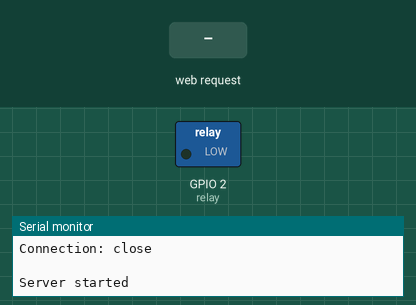
The sketch below on a simulated ESP8266 (NodeMCU). On the bench: switched loads named in the sketch (green lamp = pin HIGH), the last lines printed to the serial monitor. The inputs (shaded band) are chosen by the test bench. WiFi joins after 1.5 s; servers stay silent unless stated; a WiFi scan finds three made-up networks; uploads are accepted with an empty reply; EEPROM starts erased.

Above: at 13.4 s.
13.5 s: HTTP request GET /off received
At 14.0 s:
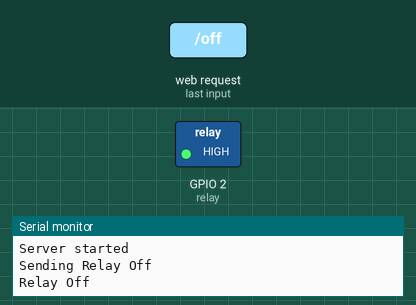
15.0 s: HTTP request GET /cleareeprom received
16.5 s: HTTP request GET /disconnect received
Timing chart, 0 to 19.5 s (numbered marks = the images above; inputs shaded):
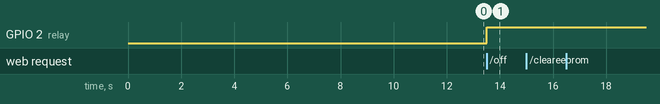

The sketch:

esp_state_magic.ino
```cpp
#include <ESP8266WiFi.h>
#include <ESP8266WebServer.h>
#include <EEPROM.h>


ESP8266WebServer server(80);

char* ssid = "test";
char* password = "12345678";
String st;
String content;
int statusCode;
int auxwebtype;

String qurl;
String qsid;

String equrl;
String esid;

String apiurl;

String localip = "elektronip";
String elektronname = "Elektron";
String currtime = "elektrontime";
String data = "elektrondata";

//Current Sensor ACS712 Variable Set
#define C_SENSOR1 A0
#define relay 2

//For analog read
int r1 = LOW;
int r1_received = LOW;
int incomingByte = 0;   // for incoming serial data
int c_min = 0;
int c_max = 30;

//For analog read
double value;

//Constants to convert ADC divisions into mains current values.
double ADCvoltsperdiv = 0.0048;
double VDoffset = 2.4476; //Initial value (corrected as program runs)

//Equation of the line calibration values
double factorA = 15.35; //factorA = CT reduction factor / rsens
double Ioffset = 0;

//Constants set voltage waveform amplitude.
double SetV = 217.0;

//Counter
int counter=0;

int samplenumber = 4000;

//Used for calculating real, apparent power, Irms and Vrms.
double sumI=0.0;

int sum1i=0;
double sumVadc=0.0;

double Vadc,Vsens,Isens,Imains,sqI,Irms;
double apparentPower;

int interrupt = 0;
int wait = 5;

void setup() {
  Serial.begin(115200);

  pinMode(relay, OUTPUT);


  EEPROM.begin(512);
  delay(10);

  Serial.println();
  Serial.println();
  Serial.println("Startup");

  // read eeprom for ssid and pass
  Serial.println("Reading EEPROM ssid");
  esid = "";
  for (int i = 0; i < 32; ++i)
  {
    esid += char(EEPROM.read(i));
  }
  Serial.print("SSID: ");
  Serial.println(esid);

  Serial.println("Reading EEPROM pass");
  String epass = "";
  for (int i = 32; i < 64; ++i)
  {
    epass += char(EEPROM.read(i));
  }
  Serial.print("PASS: ");
  Serial.println(epass);

  Serial.println("Reading EEPROM Server URL");
  equrl = "";
  for (int i = 64; i < 128; ++i)
  {
    equrl += char(EEPROM.read(i));
  }
  Serial.print("URL: ");
  Serial.println(equrl);

  // If SSID is set then start web mode 0 (web server mode)
  if ( esid.length() > 1 ) {
    WiFi.begin(esid.c_str(), epass.c_str());
    if (testWifi()) {
      launchWeb(0);
      return;
    }
  }
  //If not connects to AP set up its own, start web mode 1

  setupAP();
}

//test wifi to connect configured SSID AP
bool testWifi(void) {
  int c = 0;
  Serial.println("Waiting for Wifi to connect");
  while ( c < 20 ) {
    if (WiFi.status() == WL_CONNECTED) {
      return true;
    }
    delay(500);
    Serial.print(WiFi.status());
    c++;
  }
  Serial.println("");
  Serial.println("Connect timed out, opening AP");
  return false;
}

void launchWeb(int webtype) {
  Serial.println("");
  Serial.println("WiFi connected");
  Serial.print("Local IP: ");
  Serial.println(WiFi.localIP());
  Serial.print("SoftAP IP: ");
  Serial.println(WiFi.softAPIP());
  IPAddress ip = WiFi.localIP();
  localip = String(ip[0]) + '.' + String(ip[1]) + '.' + String(ip[2]) + '.' + String(ip[3]);
  if (localip != "0.0.0.0") {
    Serial.println("Local IP is NOT 0.0.0.0 so show main page: web mode 0 (connecting to configured SSID AP and start web server)");
    createWebServer(0);
  } else {
    Serial.println("Local IP is 0.0.0.0 so show SSID, PASS & URL configuration web: web mode 1");
    func_cleareeprom();
    createWebServer(1);
  }

  // Start the server
  server.begin();
  Serial.println("Server started");
}

//function to start AP mode
void setupAP(void) {
  WiFi.mode(WIFI_STA);
  WiFi.disconnect();
  delay(100);
  int n = WiFi.scanNetworks();
  Serial.println("scan done");
  if (n == 0)
    Serial.println("no networks found");
  else
  {
    Serial.print(n);
    Serial.println(" networks found");
    for (int i = 0; i < n; ++i)
    {
      // Print SSID and RSSI for each network found
      Serial.print(i + 1);
      Serial.print(": ");
      Serial.print(WiFi.SSID(i));
      Serial.print(" (");
      Serial.print(WiFi.RSSI(i));
      Serial.print(")");
      Serial.println((WiFi.encryptionType(i) == ENC_TYPE_NONE) ? " " : "*");
      delay(10);
    }
  }
  Serial.println("");
  st = "<ol>";
  for (int i = 0; i < n; ++i)
  {
    // Print SSID and RSSI for each network found
    st += "<li>";
    st += WiFi.SSID(i);
    st += " (";
    st += WiFi.RSSI(i);
    st += ")";
    st += (WiFi.encryptionType(i) == ENC_TYPE_NONE) ? " " : "*";
    st += "</li>";
  }
  st += "</ol>";
  delay(100);
  WiFi.softAP(ssid, password, 6);
  Serial.println("softap");

  IPAddress ip = WiFi.softAPIP();
  String ipStr = String(ip[0]) + '.' + String(ip[1]) + '.' + String(ip[2]) + '.' + String(ip[3]);
  launchWeb(1);
  Serial.println("over");
}

//function to create web server
void createWebServer(int webtype)
{
  Serial.println("If Webtype is 1 Configure SSID & PASS if is 0 show local IP: Webtype is:");
  Serial.println(webtype);
  auxwebtype = webtype;
  delay(5000);
  if ( webtype == 1 ) {
    Serial.println("CONFIGURING SSID CONNECTION");
    server.on("/", []() {
      if ( auxwebtype == 1 ) {
        Serial.println("CONFIGURING SSID CONNECTION STARTING");
        IPAddress ip = WiFi.softAPIP();
        String ipStr = String(ip[0]) + '.' + String(ip[1]) + '.' + String(ip[2]) + '.' + String(ip[3]);
        content = "<!DOCTYPE HTML>\r\n<html>Hello from ESP8266 at ";
        content += ipStr;
        content += "<p>";
        content += st;
        content += "</p><form method='get' action='setting'><label>SSID: </label><input name='ssid' length=32><label>PASS: </label><input name='pass' length=64><label>SERVER URL: </label><input name='url' length=64><input type='submit'></form>";
        content += "</html>";
        Serial.println("Sending configuration data");
        server.send(200, "text/html", content);
        content = "";
      } else if ( auxwebtype == 0 ) {
        IPAddress ip = WiFi.localIP();
        String ipStr = String(ip[0]) + '.' + String(ip[1]) + '.' + String(ip[2]) + '.' + String(ip[3]);
        server.send(200, "text/html", "Second Stage {\"IP\":\"" + ipStr + "\"}");
      }
    });
    server.on("/setting", []() {
      qsid = server.arg("ssid");
      String qpass = server.arg("pass");
      qurl = server.arg("url");

      if (qsid.length() > 0 && qpass.length() > 0 && qurl.length() > 0) {
        Serial.println("clearing eeprom");
        for (int i = 0; i < 128; ++i) {
          EEPROM.write(i, 0);
        }
        Serial.println(qsid);
        Serial.println("");
        Serial.println(qpass);
        Serial.println("");
        Serial.println(qurl);
        Serial.println("");

        Serial.println("writing eeprom ssid:");
        for (int i = 0; i < qsid.length(); ++i)
        {
          EEPROM.write(i, qsid[i]);
          Serial.print("Wrote: ");
          Serial.println(qsid[i]);
        }
        Serial.println("writing eeprom pass:");
        for (int i = 0; i < qpass.length(); ++i)
        {
          EEPROM.write(32 + i, qpass[i]);
          Serial.print("Wrote: ");
          Serial.println(qpass[i]);
        }
        Serial.println("writing eeprom url:");
        for (int i = 0; i < qurl.length(); ++i)
        {
          EEPROM.write(64 + i, qurl[i]);
          Serial.print("Wrote: ");
          Serial.println(qurl[i]);
        }
        EEPROM.commit();
        content = "{\"Success\":\"saved to eeprom... reset to boot into new wifi\"}";
        statusCode = 200;
        Serial.println("stoping AP mode . . .");
        WiFi.mode(WIFI_STA);
        Serial.println("AP mode Stopped");
        setup();
      } else {
        content = "{\"Error\":\"404 not found\"}";
        statusCode = 404;
        Serial.println("Sending 404");
      }
      server.send(statusCode, "application/json", content);
    });
  } else if (webtype == 0) {

    Serial.println("stoping AP mode . . .");
    WiFi.mode(WIFI_STA);
    Serial.println("AP mode Stopped");

    char connected_ssid[80];
    esid.toCharArray(connected_ssid, 80);

    Serial.println("CONNECTED TO SSID: ");
    Serial.println(connected_ssid);

    //Here its starts to send Post Data to server:
    func_post_data();
    //func_test_relay();

    server.on("/", []() {
      IPAddress ip = WiFi.localIP();
      String ipStr = String(ip[0]) + '.' + String(ip[1]) + '.' + String(ip[2]) + '.' + String(ip[3]);
      server.send(200, "text/html", "{\"IP\":\"" + ipStr + "\"}");
    });

    server.on("/send", []() {

      func_post_data();

    });

    server.on("/cleareeprom", []() {

       func_cleareeprom();

    });
    server.on("/disconnect", []() {

      func_disconnect();

    });

    /*server.on("/off", []() {

    interrupt = 1;
    Serial.println("Sending Relay Off");
    func_relay_off();

    });


    server.on("/on", []() {

    interrupt = 1;
    Serial.println("Sending Relay On");
    func_relay_on();

    });*/

    }
}

void func_relay_on() {
   //Turn On the realy at D0 pin
   Serial.println("Relay On");
   digitalWrite(relay, LOW); // turn the relay on to start
   interrupt = 0;

}

void func_relay_off() {
   //Turn Off the realy at 2 pin
   Serial.println("Relay Off");
   digitalWrite(relay, HIGH); // turn the relay off to start
   interrupt = 0;

}

void func_test_relay() {
   //Turn On the realy at D0 pin
   Serial.println("Relay OFF");
   digitalWrite(relay, LOW); // turn the relay off to start
   delay(3000);
   Serial.println("Relay On");
   digitalWrite(relay, HIGH); // turn the relay off to start
   delay(3000);
}


void func_disconnect() {
      //Disconnect from configured SSID AP and setup owns AP again web mode 1
      content = "<!DOCTYPE HTML>\r\n<html>";
      content += "<p>Disconecting</p></html>";
      server.send(200, "text/html", content);
      Serial.println("disconecting . . .");
      WiFi.disconnect();
      Serial.println("Disconected");
      //setup owns AP again web mode 1
      setupAP();
}

void func_cleareeprom() {
      //Clear EEPROM to restart ESP default values
      content = "<!DOCTYPE HTML>\r\n<html>";
      content += "<p>Clearing the EEPROM</p></html>";
      server.send(200, "text/html", content);
      Serial.println("clearing eeprom");
      for (int i = 0; i < 128; ++i) {
        EEPROM.write(i, 0);
      }
      EEPROM.commit();
      Serial.println("eeprom cleared...");
}

void func_post_data() {
      //Start sending data to configured server
      Serial.println("Sending data to server ...");
      const uint16_t port = 9292; //sinatra app port
      char host[90];

      if (wait < 1){
        Serial.println("Wait for Relay = 0: Preparing to send");
        interrupt = 0;
        delay(1000);
        wait = 5;
      }

      wait = wait -1;

      equrl.toCharArray(host, port);
      //apiurl = "/uraqi/web/app_dev.php/api/uraqis.json?post_id="; //simfony 2 rest app url
      apiurl = "/elektronsends"; //sinatra app url

      WiFiClient client; // Use WiFI Client to create TCP connections

      Serial.print("Connecting to server host: ");
      Serial.println(host);


      if (!client.connect(host, port)) {
        Serial.println("connection failed");
      }


      while (client.connect(host, port) && (interrupt == 0)) {

        delay(5000);

        //retrieving data from GPIOs to send

        // read the input on analog pin 0:
        //int sensorValue = analogRead(A0);
        // Convert the analog reading (which goes from 0 - 1023) to a voltage (0 - 5V):
        //int voltage = sensorValue; //sensorValue * (5.0 / 1023.0);
        //voltage = (int) voltage * 1000;
        //voltage = voltage / 100;


        server.on("/off", []() {

        Serial.println("Sending Relay Off");
        func_relay_off();

        });


        server.on("/on", []() {

        Serial.println("Sending Relay On");
        func_relay_on();


        });

        // print out the value you read:
        Serial.print("ACS712: ");
        //Serial.println(voltage);
        func_read_current_sensor();

        //Creates the PostData Json with device current data
        String PostData = "{\"ip\":\"" + localip + "\",\"time\":\"" + currtime + "\",\"name\":\"" + elektronname + "\",\"data\":\"" + apparentPower + "\"}";

        Serial.println("Sending data: " + PostData);
        Serial.println("API URL: " + apiurl);


        client.println("POST " + apiurl + " HTTP/1.1");
        client.println("Host: Elektron");
        client.println("Cache-Control: no-cache");
        client.println("Content-Type: application/x-www-form-urlencoded");
        client.print("Content-Length: ");
        client.println(PostData.length() + 2);
        client.println();
        client.println(PostData);

        long interval = 2000;
        unsigned long currentMillis = millis(), previousMillis = millis();

        while (!client.available()) {

          if ( (currentMillis - previousMillis) > interval ) {

            Serial.println("Timeout");
            Serial.println("closing connection");
            client.stop();
            return;
          }
          currentMillis = millis();
        }

        Serial.println("Server response: ");
        while (client.connected())
        {
          if ( client.available() )
          {
            char str = client.read();
            Serial.print(str);
          }
        }
        Serial.println(" ");

        interrupt = 1;
      }


}

void func_configuration_mode() {
      Serial.println("CONFIGURING SSID CONNECTION");
      Serial.println("CONFIGURING SSID CONNECTION STARTING");
      IPAddress ip = WiFi.softAPIP();
      String ipStr = String(ip[0]) + '.' + String(ip[1]) + '.' + String(ip[2]) + '.' + String(ip[3]);
      content = "<!DOCTYPE HTML>\r\n<html>Hello from ESP8266 at ";
      content += ipStr;
      content += "<p>";
      content += st;
      content += "</p><form method='get' action='setting'><label>SSID: </label><input name='ssid' length=32><label>PASS: </label><input name='pass' length=64><label>SERVER URL: </label><input name='url' length=64><input type='submit'></form>";
      content += "</html>";
      Serial.println("Sending configuration data");
      server.send(200, "text/html", content);
      content = "";
      return;
}

void func_read_current_sensor() {
  Serial.println("func_read_current_sensor");

  value = analogRead(C_SENSOR1);

  //Summing counter
  counter++;

  //Voltage at ADC
  Vadc = value * ADCvoltsperdiv;

  //Remove voltage divider offset
  Vsens = Vadc-VDoffset;

  //Current transformer scale to find Imains
  Imains = Vsens;

  //Calculates Voltage divider offset.
  sum1i++; sumVadc = sumVadc + Vadc;
  if (sum1i>=1000) {VDoffset = sumVadc/sum1i; sum1i = 0; sumVadc=0.0;}

  //Root-mean-square method current
  //1) square current values
  sqI = Imains*Imains;
  //2) sum
  sumI=sumI+sqI;

  Serial.println("Reading ACS712 Current Sensor");
  counter=0;
  //Calculation of the root of the mean of the current squared (rms)
  Irms = factorA*sqrt(sumI/samplenumber)+Ioffset;
  if (Irms<0.05) {Irms=0;}

  //Calculation of the root of the mean of the voltage squared (rms)


  /*if (Irms < c_min || Irms > c_max) {
    digitalWrite(RELAY1, HIGH);
    r1 = 0;
  }*/

  apparentPower = Irms * SetV;
  Serial.println("Watios: ");
  Serial.println(apparentPower);
  Serial.println("Voltaje: ");
  Serial.println(SetV);
  Serial.println("Amperios: ");
  Serial.println(Irms);
  Serial.println("status: ");
  Serial.println(r1);
  Serial.println("c_max: ");
  Serial.println(c_max);
  Serial.println();

  //Reset values ready for next sample.
  sumI=0.0;

}

void loop() {
  server.handleClient();
}
```

Measured:
- after the input at 13.5 s, GPIO 2 (relay): LOW → HIGH at once
